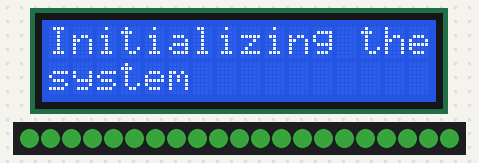
A sketch run on a simulated Arduino Uno, built with avr-gcc and run on an emulated ATmega328P. Parts: 16×2 character LCD, 21 RGB LEDs in strip order, left to right. Dim RGB values are drawn brighter than linear; what the sketch prints to the serial monitor is not drawn.

Above: at 1.5 s.
At 3.5 s:
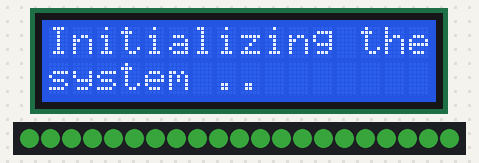
At 6.5 s:
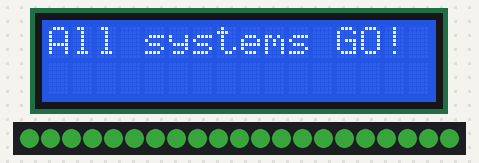
At 8.5 s:
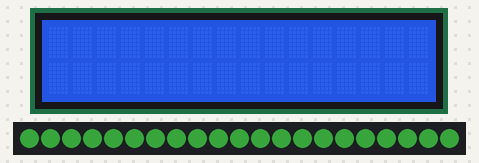

The sketch:

fastLed_Test.ino
```cpp
#include <FastLED.h>
#include <Adafruit_Sensor.h>
#include <DHT.h>
#include <DHT_U.h>
#include <LiquidCrystal.h>

#define NUM_LEDS 21
#define DATA_PIN 9
#define CLOCK_PIN 13

#define DHTTYPE DHT22
#define DHTPIN 10

CRGB leds[NUM_LEDS];
DHT_Unified dht(DHTPIN, DHTTYPE);

const int rs = 12, en = 11, d4 = 5, d5 = 4, d6 = 3, d7 = 2;
LiquidCrystal lcd(rs, en, d4, d5, d6, d7);

uint32_t delayMS;

void setup() {
  lcd.begin(16, 2);
  lcd.clear();

  FastLED.addLeds<WS2811, DATA_PIN, RGB>(leds, NUM_LEDS);

  for(int i = 0; i <= NUM_LEDS; i++){
    //leds[i] = CRGB::Pink;
    leds[i] = CHSV( 100,110, 100);
    FastLED.show();
  }

  Serial.begin(9600);
  // Initialize device.
  dht.begin();
  Serial.println(F("DHTxx Unified Sensor Example"));
  // Print temperature sensor details.
  sensor_t sensor;
  dht.temperature().getSensor(&sensor);
  Serial.println(F("------------------------------------"));
  Serial.println(F("Temperature Sensor"));
  Serial.print  (F("Sensor Type: ")); Serial.println(sensor.name);
  Serial.print  (F("Driver Ver:  ")); Serial.println(sensor.version);
  Serial.print  (F("Unique ID:   ")); Serial.println(sensor.sensor_id);
  Serial.print  (F("Max Value:   ")); Serial.print(sensor.max_value); Serial.println(F("°C"));
  Serial.print  (F("Min Value:   ")); Serial.print(sensor.min_value); Serial.println(F("°C"));
  Serial.print  (F("Resolution:  ")); Serial.print(sensor.resolution); Serial.println(F("°C"));
  Serial.println(F("------------------------------------"));
  // Print humidity sensor details.
  dht.humidity().getSensor(&sensor);
  Serial.println(F("Humidity Sensor"));
  Serial.print  (F("Sensor Type: ")); Serial.println(sensor.name);
  Serial.print  (F("Driver Ver:  ")); Serial.println(sensor.version);
  Serial.print  (F("Unique ID:   ")); Serial.println(sensor.sensor_id);
  Serial.print  (F("Max Value:   ")); Serial.print(sensor.max_value); Serial.println(F("%"));
  Serial.print  (F("Min Value:   ")); Serial.print(sensor.min_value); Serial.println(F("%"));
  Serial.print  (F("Resolution:  ")); Serial.print(sensor.resolution); Serial.println(F("%"));
  Serial.println(F("------------------------------------"));
  // Set delay between sensor readings based on sensor details.
  delayMS = sensor.min_delay / 1000;


    delay(1000);
    lcd.setCursor(0, 0);
    lcd.print("Initializing the");
    lcd.setCursor(0, 1);
    lcd.print("system");
    delay(1000);
    lcd.setCursor(7, 1);
    lcd.print(".");
    delay(1000);
    lcd.setCursor(8, 1);
    lcd.print(".");
    delay(1000);
    lcd.setCursor(9, 1);
    lcd.print(".");
    delay(1000);

    lcd.clear();
    delay(1000);

    lcd.setCursor(0, 0);
    lcd.print("All systems GO!");

    delay(2000);
    lcd.clear();


}

void loop() {
  // put your main code here, to run repeatedly:
  // Delay between measurements.
  delay(delayMS);
  // Get temperature event and print its value.
  sensors_event_t event;
  dht.temperature().getEvent(&event);
  if (isnan(event.temperature)) {
    Serial.println(F("Error reading temperature!"));
  }
  else {
    Serial.print(F("Temperature: "));
    Serial.print(event.temperature);
    Serial.println(F("°C"));

    lcd.setCursor(0, 0);
    lcd.print("tmp: ");
    lcd.setCursor(5 , 0);
    lcd.print(event.temperature);
    lcd.print(" C");
  }
  // Get humidity event and print its value.
  dht.humidity().getEvent(&event);
  if (isnan(event.relative_humidity)) {
    Serial.println(F("Error reading humidity!"));
  }
  else {
    Serial.print(F("Humidity: "));
    Serial.print(event.relative_humidity);
    Serial.println(F("%"));

    lcd.setCursor(0, 1);
    lcd.print("hmd: ");
    lcd.setCursor(5 , 1);
    lcd.print(event.relative_humidity);
    lcd.print(" %");
  }

  Serial.println("\n");
  Serial.println("_____________________");
  Serial.println("\n");


}
```

Measured:
- what the display in image 2 shows lasts 2.0 s, from 6.5 s to 8.5 s
